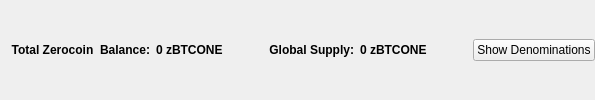
                       <widget class="QFrame" name="balanceSupplyFrame">
                        <layout class="QHBoxLayout" name="horizontalLayout_2" stretch="0,0,0,1,0">
                         <property name="rightMargin">
                          <number>0</number>
                         </property>
                         <item>
                          <layout class="QHBoxLayout" name="horizontalLayout_34">
                           <item>
                            <widget class="QLabel" name="labelzAvailableText_3">
                             <property name="font">
                              <font>
                               <weight>75</weight>
                               <bold>true</bold>
                              </font>
                             </property>
                             <property name="toolTip">
                              <string>Total Balance including unconfirmed and immature zBTCONE</string>
                             </property>
                             <property name="text">
                              <string>Total Zerocoin  Balance:</string>
                             </property>
                             <property name="alignment">
                              <set>Qt::AlignRight|Qt::AlignTrailing|Qt::AlignVCenter</set>
                             </property>
                            </widget>
                           </item>
                           <item>
                            <widget class="QLabel" name="labelzAvailableAmount_4">
                             <property name="minimumSize">
                              <size>
                               <width>40</width>
                               <height>0</height>
                              </size>
                             </property>
                             <property name="font">
                              <font>
                               <weight>75</weight>
                               <bold>true</bold>
                              </font>
                             </property>
                             <property name="toolTip">
                              <string>Total Balance including unconfirmed and immature zBTCONE</string>
                             </property>
                             <property name="text">
                              <string>0 zBTCONE</string>
                             </property>
                             <property name="alignment">
                              <set>Qt::AlignLeading|Qt::AlignLeft|Qt::AlignVCenter</set>
                             </property>
                            </widget>
                           </item>
                          </layout>
                         </item>
                         <item>
                          <spacer name="horizontalSpacer_32">
                           <property name="orientation">
                            <enum>Qt::Horizontal</enum>
                           </property>
                           <property name="sizeHint" stdset="0">
                            <size>
                             <width>40</width>
                             <height>20</height>
                            </size>
                           </property>
                          </spacer>
                         </item>
                         <item>
                          <layout class="QHBoxLayout" name="horizontalLayout_35">
                           <item>
                            <widget class="QLabel" name="labelZsupplyText_2">
                             <property name="font">
                              <font>
                               <weight>75</weight>
                               <bold>true</bold>
                              </font>
                             </property>
                             <property name="text">
                              <string>Global Supply:</string>
                             </property>
                             <property name="alignment">
                              <set>Qt::AlignRight|Qt::AlignTrailing|Qt::AlignVCenter</set>
                             </property>
                            </widget>
                           </item>
                           <item>
                            <widget class="QLabel" name="labelZsupplyAmount_2">
                             <property name="font">
                              <font>
                               <weight>75</weight>
                               <bold>true</bold>
                              </font>
                             </property>
                             <property name="text">
                              <string>0 zBTCONE</string>
                             </property>
                            </widget>
                           </item>
                          </layout>
                         </item>
                         <item>
                          <spacer name="horizontalSpacer_31">
                           <property name="orientation">
                            <enum>Qt::Horizontal</enum>
                           </property>
                           <property name="sizeHint" stdset="0">
                            <size>
                             <width>40</width>
                             <height>20</height>
                            </size>
                           </property>
                          </spacer>
                         </item>
                         <item>
                          <widget class="QPushButton" name="pushButtonShowDenoms">
                           <property name="toolTip">
                            <string>Show zBTCONE denominations list</string>
                           </property>
                           <property name="text">
                            <string>Show Denominations</string>
                           </property>
                          </widget>
                         </item>
                        </layout>
                       </widget>
